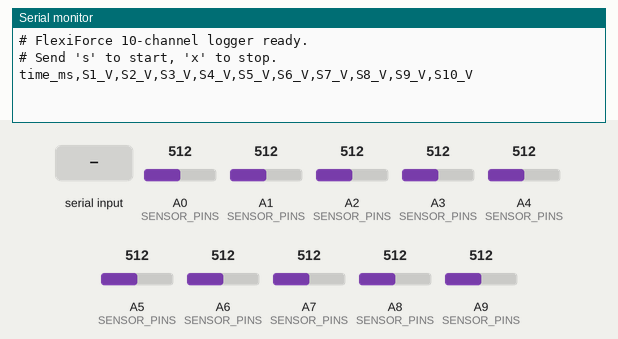
Recording of a sketch running on a simulated Arduino Mega 2560, built with avr-gcc and run on an emulated ATmega2560. On the bench: the last lines printed to the serial monitor. The inputs (shaded band) are chosen by the test bench; at power-on: A0 (SENSOR_PINS) = 512, A1 (SENSOR_PINS) = 512, A2 (SENSOR_PINS) = 512, A3 (SENSOR_PINS) = 512, A4 (SENSOR_PINS) = 512, A5 (SENSOR_PINS) = 512, A6 (SENSOR_PINS) = 512, A7 (SENSOR_PINS) = 512, A8 (SENSOR_PINS) = 512, A9 (SENSOR_PINS) = 512.

Above: at 1.2 s.
1.3 s: "s" received over Serial
At 1.8 s:
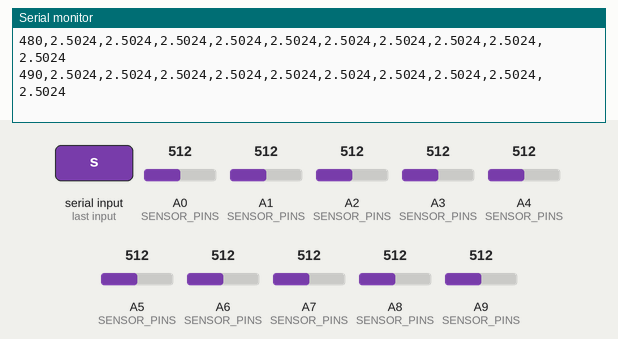
2.8 s: "S" received over Serial
5.8 s: "x" received over Serial
At 6.8 s:
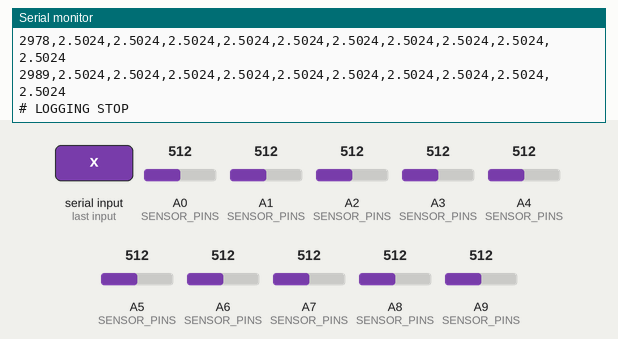
7.3 s: "s" received over Serial
At 8.1 s:
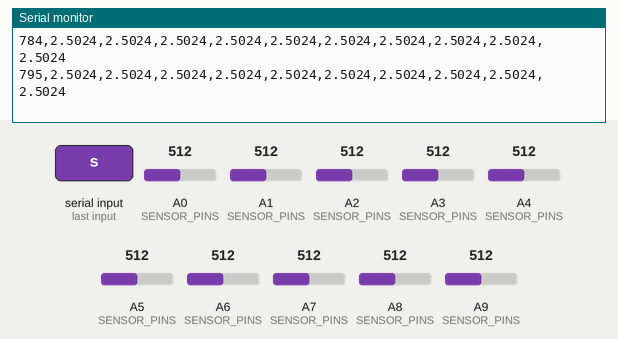
10.3 s: A0 (SENSOR_PINS) set to 716
At 11.3 s:
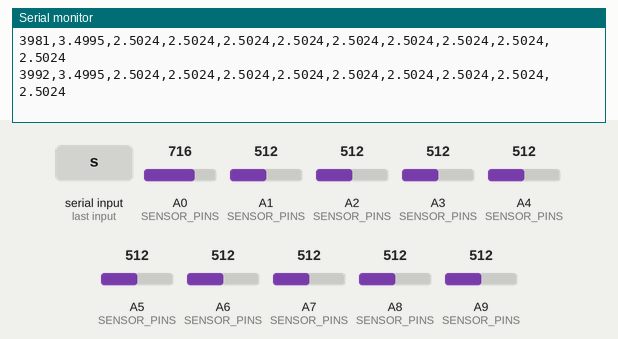
13.3 s: A1 (SENSOR_PINS) set to 716
At 14.4 s:
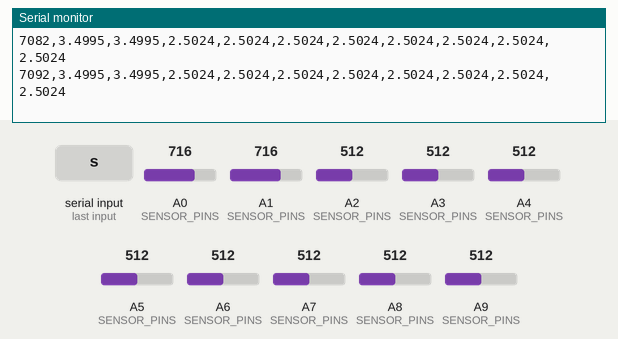
Timing chart, 0 to 16.3 s (numbered marks = the images above; inputs shaded):
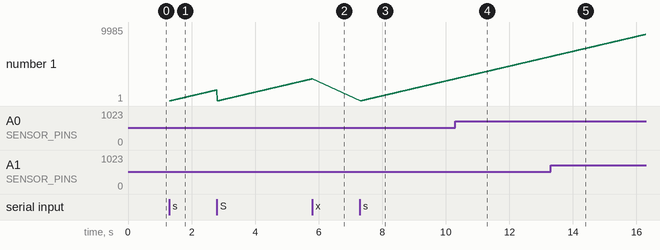

The sketch:

flexiforce_logger.ino
```cpp
/*
  FlexiForce 10-Sensor Logger — Arduino Mega
  --------------------------------------------------------
  Reads 10 FlexiForce sensors (each behind its own inverting
  op-amp circuit, per the Tekscan datasheet) on analog pins
  A0-A9, and streams timestamped CSV over USB serial at a
  fixed sample rate.

  Output columns:
    time_ms, S1_V, S2_V, S3_V, S4_V, S5_V, S6_V, S7_V, S8_V, S9_V, S10_V

  Values are volts at the ADC pin (0-5V), NOT force. Convert
  to force downstream (Python/MATLAB) using each sensor's own
  calibration curve, since each op-amp circuit's R_F/V_REF
  setting changes the V-to-force relationship per channel.

  Serial commands (send from Serial Monitor or a script):
    's' -> start logging (resets t=0 to the moment 's' is received)
    'x' -> stop logging (Arduino stays idle, ready for next 's')

  --------------------------------------------------------
  HARDWARE ASSUMPTIONS (change the #define block if different):
    - Arduino Mega 2560 (10-bit ADC, 0-1023 counts, AREF = 5V)
    - Sensors wired to A0..A9 in channel order 1..10
    - Each channel already conditioned by its own op-amp circuit
      to output 0-5V (no raw sensor voltage dividers on the Mega)
  --------------------------------------------------------
*/

// ----------------------- CONFIG -----------------------

const uint8_t  NUM_SENSORS   = 10;
const uint8_t  SENSOR_PINS[NUM_SENSORS] = {A0, A1, A2, A3, A4, A5, A6, A7, A8, A9};

const float    ADC_MAX_COUNTS = 1023.0;   // 10-bit ADC on Mega
const float    VREF_ADC       = 5.0;      // Mega AREF, volts

const unsigned long SAMPLE_RATE_HZ = 100;                         // target sample rate
const unsigned long SAMPLE_INTERVAL_US = 1000000UL / SAMPLE_RATE_HZ;

const unsigned long SERIAL_BAUD = 115200;

const uint8_t  ADC_OVERSAMPLE = 4;  // avg this many reads per channel per sample, for noise reduction

// --------------------------------------------------------

bool logging = false;
unsigned long nextSampleMicros = 0;
unsigned long startMillisOffset = 0;

void setup() {
  Serial.begin(SERIAL_BAUD);
  // analogReference(DEFAULT) is the Mega default (5V) — left explicit for clarity
  analogReference(DEFAULT);

  Serial.println(F("# FlexiForce 10-channel logger ready."));
  Serial.println(F("# Send 's' to start, 'x' to stop."));
  printHeader();
}

void loop() {
  handleSerialCommands();

  if (logging) {
    unsigned long nowMicros = micros();
    if ((long)(nowMicros - nextSampleMicros) >= 0) {
      takeSampleAndPrint();
      // schedule next sample relative to the target time, not "now",
      // so the average rate doesn't drift even if a loop iteration runs long
      nextSampleMicros += SAMPLE_INTERVAL_US;
    }
  }
}

void handleSerialCommands() {
  while (Serial.available() > 0) {
    char c = Serial.read();
    if (c == 's' || c == 'S') {
      startMillisOffset = millis();
      nextSampleMicros = micros();
      logging = true;
      Serial.println(F("# LOGGING START"));
      printHeader();
    } else if (c == 'x' || c == 'X') {
      logging = false;
      Serial.println(F("# LOGGING STOP"));
    }
  }
}

void printHeader() {
  Serial.print(F("time_ms"));
  for (uint8_t i = 0; i < NUM_SENSORS; i++) {
    Serial.print(F(",S"));
    Serial.print(i + 1);
    Serial.print(F("_V"));
  }
  Serial.println();
}

void takeSampleAndPrint() {
  unsigned long tStamp = millis() - startMillisOffset;

  Serial.print(tStamp);
  for (uint8_t i = 0; i < NUM_SENSORS; i++) {
    float voltage = readVoltage(SENSOR_PINS[i]);
    Serial.print(',');
    Serial.print(voltage, 4);
  }
  Serial.println();
}

float readVoltage(uint8_t pin) {
  uint32_t sum = 0;
  for (uint8_t k = 0; k < ADC_OVERSAMPLE; k++) {
    sum += analogRead(pin);
  }
  float avgCounts = (float)sum / ADC_OVERSAMPLE;
  return (avgCounts / ADC_MAX_COUNTS) * VREF_ADC;
}
```

Measured:
- after the input at 1.3 s, the serial monitor: prints a new line at once (image 1)
